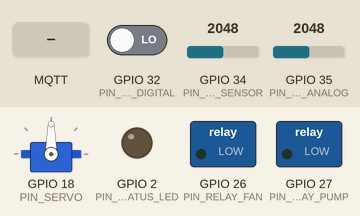
This sketch was run on a simulated ESP32. On the bench: servo, switched loads named in the sketch (green lamp = pin HIGH), output pins drawn as LEDs (lit = HIGH). Dashed ring = blinking. Inputs (shaded band) come from the test bench; at power-on: GPIO 32 (PIN_MIC_DIGITAL) LOW, GPIO 34 (PIN_WATER_SENSOR) = 2048, GPIO 35 (PIN_MIC_ANALOG) = 2048. WiFi joins after 1.5 s; servers stay silent unless stated; no MQTT or app messages arrive unless stated; what the sketch prints to the serial monitor is not drawn.

Above: at 3.7 s.
3.8 s: MQTT message "ON" arrives on the first subscribed topic
At 5.9 s:
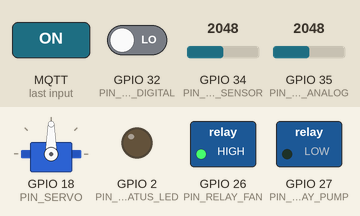
8.1 s: MQTT message "ON" arrives on the second subscribed topic
At 9.5 s:
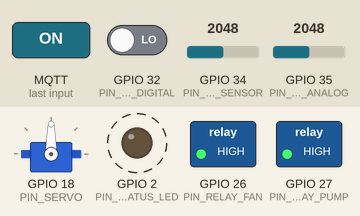
12.1 s: MQTT message "OFF" arrives on the first subscribed topic
At 12.9 s:
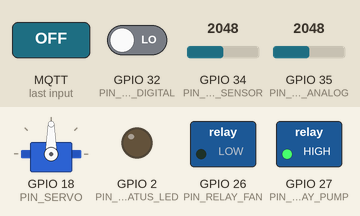
16.1 s: MQTT message "ON" arrives on the third subscribed topic
At 17.7 s:
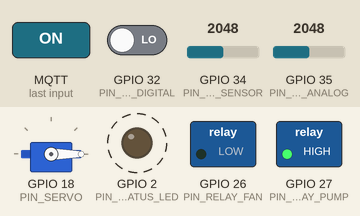
20.1 s: MQTT message "1" arrives on the first subscribed topic
At 21.1 s:
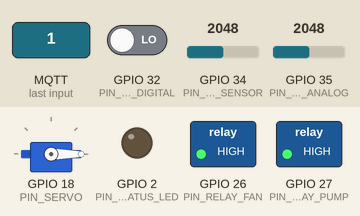
24.1 s: MQTT message "OFF" arrives on the second subscribed topic
At 25.9 s:
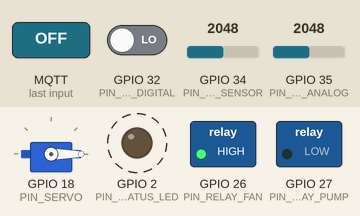
Timing chart, 0 to 29.2 s (numbered marks = the images above; inputs shaded):
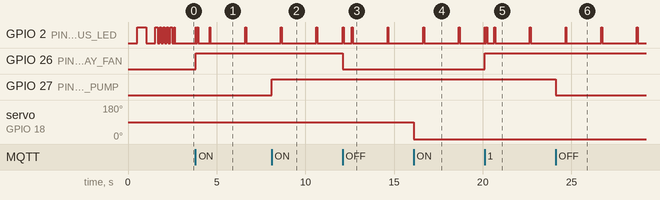

The sketch:

esp32_firmware.ino
```cpp
/*
 * ============================================================
 *  SmartEdge ML Sandbox — ESP32 Firmware
 *  File: esp32_firmware.ino
 * ============================================================
 *  HARDWARE CONNECTIONS:
 *  - Water Level Sensor: Analog pin 34
 *  - Microphone (KY-038): Analog pin 35, Digital pin 32
 *  - Servo Motor: GPIO 18 (PWM)
 *  - Relay Fan: GPIO 26 (HIGH = ON)
 *  - Water Pump Relay: GPIO 27 (HIGH = ON)
 *  - Status LED: GPIO 2 (Built-in)
 *
 *  DEPENDENCIES (Arduino Library Manager):
 *  - PubSubClient by Nick O'Leary
 *  - ArduinoJson by Benoit Blanchon
 *  - ESP32Servo by Kevin Harrington
 * ============================================================
 */

#include <WiFi.h>
#include <PubSubClient.h>
#include <ArduinoJson.h>
#include <ESP32Servo.h>

// ── WiFi Configuration ───────────────────────────────────────
const char* WIFI_SSID     = "YOUR_WIFI_SSID";
const char* WIFI_PASSWORD = "YOUR_WIFI_PASSWORD";

// ── MQTT Configuration ───────────────────────────────────────
const char* MQTT_SERVER   = "broker.hivemq.com";
const int   MQTT_PORT     = 1883;
const char* MQTT_CLIENT_ID= "SmartEdge_ESP32_001";
const char* DEVICE_ID     = "ESP32_001";

// ── MQTT Topics ───────────────────────────────────────────────
#define TOPIC_WATER_PUB   "smartedge/sensor/water"
#define TOPIC_MIC_PUB     "smartedge/sensor/mic"
#define TOPIC_STATUS_PUB  "smartedge/device/status"
#define TOPIC_CMD_FAN     "smartedge/cmd/ESP32_001/fan"
#define TOPIC_CMD_PUMP    "smartedge/cmd/ESP32_001/pump"
#define TOPIC_CMD_SERVO   "smartedge/cmd/ESP32_001/servo"

// ── Pin Definitions ──────────────────────────────────────────
#define PIN_WATER_SENSOR  34   // Analog input
#define PIN_MIC_ANALOG    35   // Microphone analog
#define PIN_MIC_DIGITAL   32   // Microphone digital (threshold)
#define PIN_SERVO         18   // Servo PWM
#define PIN_RELAY_FAN     26   // Fan relay
#define PIN_RELAY_PUMP    27   // Pump relay
#define PIN_STATUS_LED    2    // Built-in LED

// ── Global Objects ────────────────────────────────────────────
WiFiClient   espClient;
PubSubClient mqttClient(espClient);
Servo        servoMotor;

// ── State Variables ───────────────────────────────────────────
bool  fanState   = false;
bool  pumpState  = false;
int   servoAngle = 90;
float waterLevel = 0;
float micLevel   = 0;

unsigned long lastPublish     = 0;
unsigned long lastStatusPub   = 0;
String        sessionId       = "";

// ── Function Prototypes ───────────────────────────────────────
void connectWiFi();
void connectMQTT();
void mqttCallback(char* topic, byte* payload, unsigned int length);
float readWaterLevel();
float readMicLevel();
void publishSensorData();
void publishStatus();
void setFan(bool on);
void setPump(bool on);
void setServo(int angle);
void blinkLED(int times, int ms = 100);
String generateSessionId();

// ============================================================
// SETUP
// ============================================================
void setup() {
  Serial.begin(115200);
  Serial.println("\n╔══════════════════════════════════════╗");
  Serial.println("║  SmartEdge ML Sandbox — ESP32 Node   ║");
  Serial.println("╚══════════════════════════════════════╝");

  // Pin modes
  pinMode(PIN_RELAY_FAN,  OUTPUT);
  pinMode(PIN_RELAY_PUMP, OUTPUT);
  pinMode(PIN_STATUS_LED, OUTPUT);
  pinMode(PIN_MIC_DIGITAL, INPUT);

  // Init off
  digitalWrite(PIN_RELAY_FAN,  LOW);
  digitalWrite(PIN_RELAY_PUMP, LOW);
  digitalWrite(PIN_STATUS_LED, LOW);

  // Servo
  servoMotor.attach(PIN_SERVO, 500, 2400);
  servoMotor.write(90);

  // Generate session ID based on boot time
  sessionId = generateSessionId();
  Serial.printf("Session ID: %s\n", sessionId.c_str());

  // Connect WiFi
  connectWiFi();

  // MQTT setup
  mqttClient.setServer(MQTT_SERVER, MQTT_PORT);
  mqttClient.setCallback(mqttCallback);
  mqttClient.setBufferSize(512);
  mqttClient.setKeepAlive(60);

  connectMQTT();

  blinkLED(3);
  Serial.println("[READY] SmartEdge ESP32 online!");
}

// ============================================================
// MAIN LOOP
// ============================================================
void loop() {
  // Maintain MQTT connection
  if (!mqttClient.connected()) {
    connectMQTT();
  }
  mqttClient.loop();

  unsigned long now = millis();

  // Publish sensor data every 2 seconds
  if (now - lastPublish >= 2000) {
    lastPublish = now;
    publishSensorData();
  }

  // Publish device status every 30 seconds
  if (now - lastStatusPub >= 30000) {
    lastStatusPub = now;
    publishStatus();
  }

  delay(10);
}

// ============================================================
// WiFi Connection
// ============================================================
void connectWiFi() {
  Serial.printf("[WiFi] Connecting to %s", WIFI_SSID);
  WiFi.begin(WIFI_SSID, WIFI_PASSWORD);
  while (WiFi.status() != WL_CONNECTED) {
    delay(500); Serial.print(".");
    digitalWrite(PIN_STATUS_LED, !digitalRead(PIN_STATUS_LED));
  }
  Serial.printf("\n[WiFi] ✅ Connected! IP: %s\n", WiFi.localIP().toString().c_str());
  digitalWrite(PIN_STATUS_LED, HIGH);
}

// ============================================================
// MQTT Connection
// ============================================================
void connectMQTT() {
  while (!mqttClient.connected()) {
    Serial.printf("[MQTT] Connecting to %s:%d…", MQTT_SERVER, MQTT_PORT);

    String willTopic   = String("smartedge/device/") + DEVICE_ID + "/lwt";
    String willMessage = "{\"status\":\"offline\",\"device_id\":\"" + String(DEVICE_ID) + "\"}";

    if (mqttClient.connect(MQTT_CLIENT_ID, nullptr, nullptr, willTopic.c_str(), 0, true, willMessage.c_str())) {
      Serial.println(" ✅ Connected!");

      // Subscribe to command topics
      mqttClient.subscribe(TOPIC_CMD_FAN);
      mqttClient.subscribe(TOPIC_CMD_PUMP);
      mqttClient.subscribe(TOPIC_CMD_SERVO);

      // Announce online
      publishStatus();
      blinkLED(2);
    } else {
      Serial.printf(" ❌ Failed (rc=%d), retry in 5s\n", mqttClient.state());
      delay(5000);
    }
  }
}

// ============================================================
// MQTT Callback (Receive Commands from Backend/ML)
// ============================================================
void mqttCallback(char* topic, byte* payload, unsigned int length) {
  String topicStr(topic);
  String payloadStr;
  for (uint i = 0; i < length; i++) payloadStr += (char)payload[i];

  Serial.printf("[MQTT RX] %s → %s\n", topic, payloadStr.c_str());

  // ── Fan command ─────────────────────────────────────────
  if (topicStr == TOPIC_CMD_FAN) {
    if (payloadStr == "ON" || payloadStr == "1") {
      setFan(true);
    } else if (payloadStr == "OFF" || payloadStr == "0") {
      setFan(false);
    } else if (payloadStr == "TOGGLE") {
      setFan(!fanState);
    }
  }

  // ── Pump command ────────────────────────────────────────
  else if (topicStr == TOPIC_CMD_PUMP) {
    if (payloadStr == "PUMP_ON" || payloadStr == "ON" || payloadStr == "1") {
      setPump(true);
    } else if (payloadStr == "PUMP_OFF" || payloadStr == "OFF" || payloadStr == "0") {
      setPump(false);
    }
  }

  // ── Servo command ───────────────────────────────────────
  else if (topicStr == TOPIC_CMD_SERVO) {
    // Format: "angle:90" or just "90"
    if (payloadStr.startsWith("angle:")) {
      int angle = payloadStr.substring(6).toInt();
      setServo(constrain(angle, 0, 180));
    } else {
      int angle = payloadStr.toInt();
      if (angle >= 0 && angle <= 180) setServo(angle);
    }
  }
}

// ============================================================
// Sensor Readings
// ============================================================
float readWaterLevel() {
  // Water level sensor: 0 = dry, 4095 = full (12-bit ADC)
  int raw = analogRead(PIN_WATER_SENSOR);
  return (raw / 4095.0) * 100.0;  // Convert to percentage
}

float readMicLevel() {
  // Read mic level (average 10 samples for stability)
  long sum = 0;
  for (int i = 0; i < 10; i++) {
    sum += analogRead(PIN_MIC_ANALOG);
    delay(1);
  }
  int raw = sum / 10;
  // Convert raw mic value to approximate dB (simplified)
  float voltage = (raw / 4095.0) * 3.3;
  float db = 20.0 * log10(voltage / 0.006);  // Arbitrary ref
  return constrain(db, 20.0, 120.0);
}

// ============================================================
// Publish Sensor Data
// ============================================================
void publishSensorData() {
  waterLevel = readWaterLevel();
  micLevel   = readMicLevel();

  // ── Water Level ─────────────────────────────────────────
  {
    StaticJsonDocument<200> doc;
    doc["device_id"]   = DEVICE_ID;
    doc["value"]       = round(waterLevel * 10) / 10.0;
    doc["unit"]        = "%";
    doc["sensor_type"] = "water_level";
    doc["session_id"]  = sessionId;

    char buf[200];
    serializeJson(doc, buf);
    mqttClient.publish(TOPIC_WATER_PUB, buf, false);
    Serial.printf("[PUB] Water: %.1f%%\n", waterLevel);
  }

  // ── Microphone ──────────────────────────────────────────
  {
    StaticJsonDocument<200> doc;
    doc["device_id"]   = DEVICE_ID;
    doc["value"]       = round(micLevel * 10) / 10.0;
    doc["unit"]        = "dB";
    doc["sensor_type"] = "mic";
    doc["digital"]     = digitalRead(PIN_MIC_DIGITAL);
    doc["session_id"]  = sessionId;

    char buf[200];
    serializeJson(doc, buf);
    mqttClient.publish(TOPIC_MIC_PUB, buf, false);
    Serial.printf("[PUB] Mic: %.1fdB (dig: %d)\n", micLevel, digitalRead(PIN_MIC_DIGITAL));
  }

  // Visual feedback via LED
  digitalWrite(PIN_STATUS_LED, HIGH);
  delay(50);
  digitalWrite(PIN_STATUS_LED, LOW);
}

// ============================================================
// Publish Device Status
// ============================================================
void publishStatus() {
  StaticJsonDocument<300> doc;
  doc["device_id"]    = DEVICE_ID;
  doc["status"]       = "online";
  doc["ip"]           = WiFi.localIP().toString();
  doc["rssi"]         = WiFi.RSSI();
  doc["uptime_ms"]    = millis();
  doc["fan_on"]       = fanState;
  doc["pump_on"]      = pumpState;
  doc["servo_angle"]  = servoAngle;
  doc["firmware"]     = "1.0.0";

  char buf[300];
  serializeJson(doc, buf);
  mqttClient.publish(TOPIC_STATUS_PUB, buf, true);  // Retained
  Serial.printf("[STATUS] RSSI: %d dBm, Fan: %s, Pump: %s, Servo: %d°\n",
                WiFi.RSSI(),
                fanState ? "ON" : "OFF",
                pumpState ? "ON" : "OFF",
                servoAngle);
}

// ============================================================
// Hardware Control
// ============================================================
void setFan(bool on) {
  fanState = on;
  digitalWrite(PIN_RELAY_FAN, on ? HIGH : LOW);
  Serial.printf("[HW] Fan %s\n", on ? "ON" : "OFF");
  blinkLED(on ? 2 : 1, 50);
}

void setPump(bool on) {
  pumpState = on;
  digitalWrite(PIN_RELAY_PUMP, on ? HIGH : LOW);
  Serial.printf("[HW] Pump %s\n", on ? "ON" : "OFF");
}

void setServo(int angle) {
  servoAngle = angle;
  servoMotor.write(angle);
  Serial.printf("[HW] Servo → %d°\n", angle);
}

// ============================================================
// Utilities
// ============================================================
void blinkLED(int times, int ms) {
  for (int i = 0; i < times; i++) {
    digitalWrite(PIN_STATUS_LED, HIGH); delay(ms);
    digitalWrite(PIN_STATUS_LED, LOW);  delay(ms);
  }
}

String generateSessionId() {
  // Use MAC address + boot time for unique session
  uint64_t mac = ESP.getEfuseMac();
  uint32_t t   = (uint32_t)(millis() / 1000);
  char id[20];
  snprintf(id, sizeof(id), "s%08X%04X", (uint32_t)(mac >> 32), t % 0xFFFF);
  return String(id);
}
```

Measured:
- after the input at 3.8 s, GPIO 26 (PIN_RELAY_FAN): LOW → HIGH at once
- after the input at 8.1 s, GPIO 27 (PIN_RELAY_PUMP): LOW → HIGH at once
- after the input at 12.1 s, GPIO 26 (PIN_RELAY_FAN): HIGH → LOW at once
- after the input at 16.1 s, servo on GPIO 18 (PIN_SERVO): 90° → 0° at once
- after the input at 20.1 s, GPIO 26 (PIN_RELAY_FAN): LOW → HIGH at once
- after the input at 24.1 s, GPIO 27 (PIN_RELAY_PUMP): HIGH → LOW at once
- by itself, GPIO 2 (PIN_STATUS_LED): alternates HIGH for 0.05 s and LOW for 2.0 s
